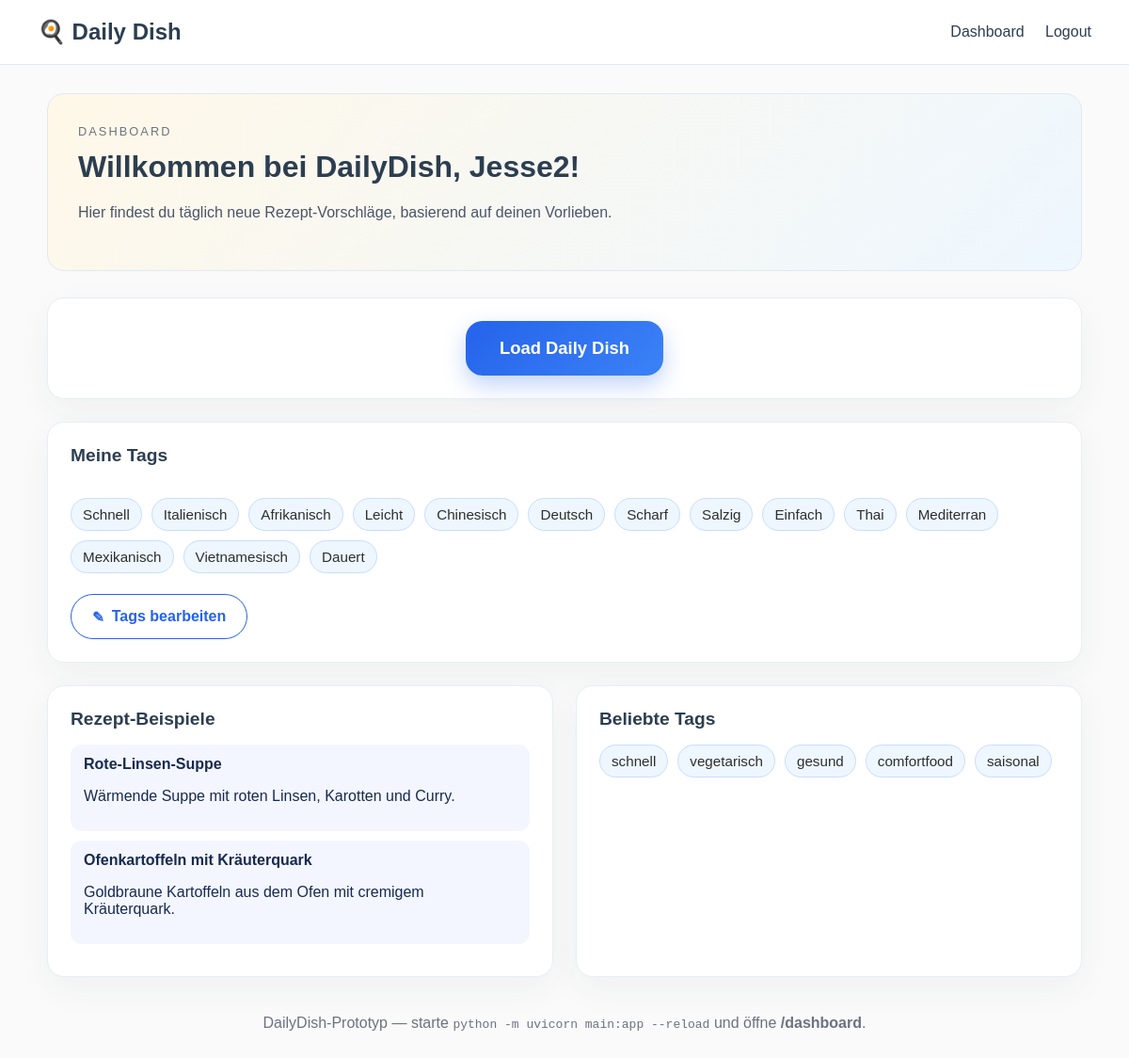
/dashboard (signed in), run on an earlier commit of the app's database.
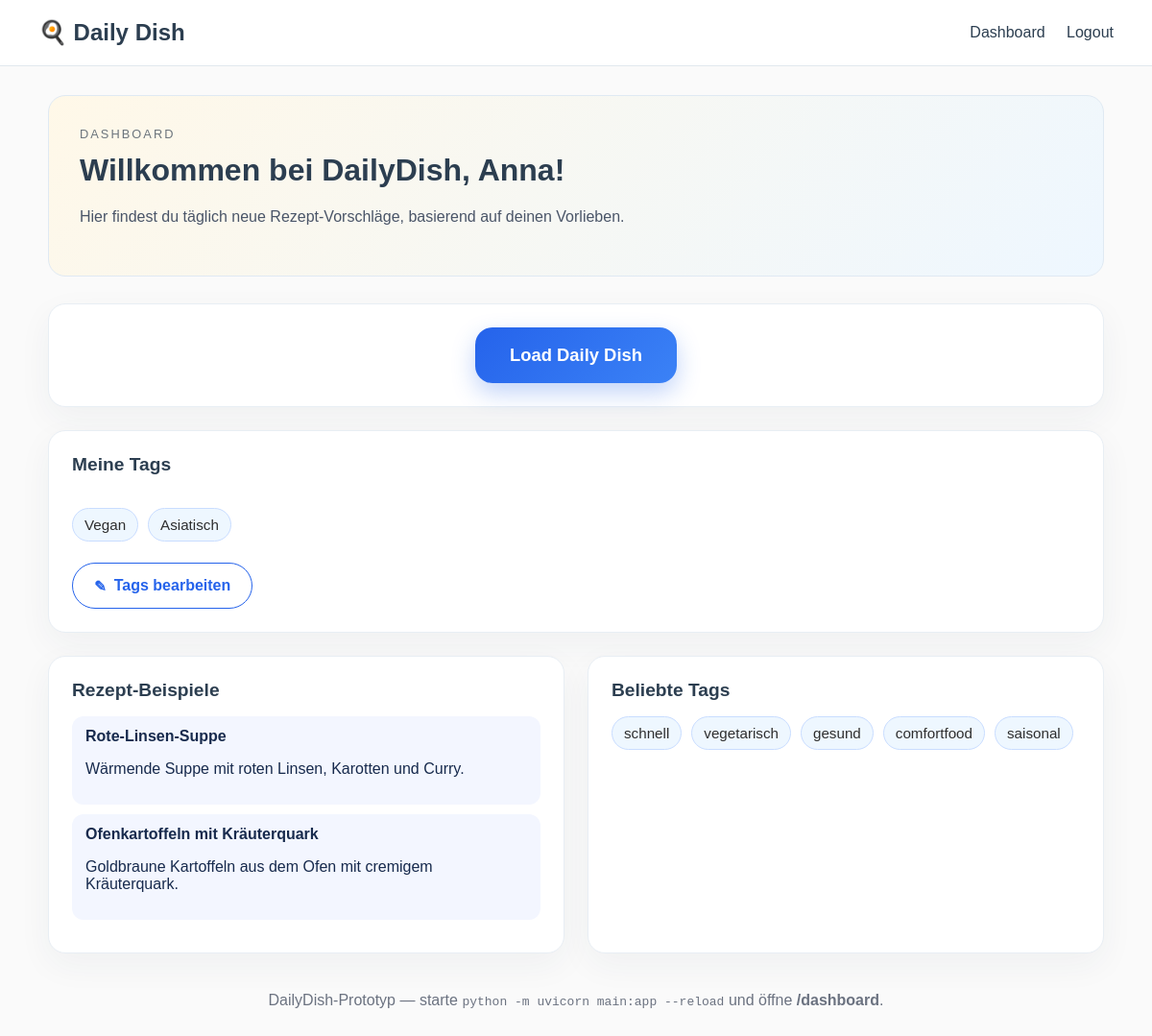
And on a later commit of the database.
### models/user.py (models this page shows)
class User(Base):
    __tablename__ = "users"
    id = Column(Integer, primary_key=True, index=True)
    name = Column(String, unique=True, nullable=False)
    password = Column(String, nullable=False)
    tags = relationship("Tag", secondary="user_tags")
    favourite_recipes = relationship("Recipe", secondary="favourites")

### models/tag.py (models this page shows)
class Tag(Base):
    __tablename__ = "tags"
    id = Column(Integer, primary_key=True, index=True)
    name = Column(String, nullable=False)
    is_required = Column(Boolean, default=False, nullable=False)
    recipes = relationship("Recipe", secondary="recipe_tags", back_populates="tags")

### main.py (the view)
@app.get("/dashboard")
def dashboard(request: Request, db: Session = Depends(get_db)):
    user_id = request.cookies.get("user_id")
    if user_id:
        try:
            user_id_value = int(user_id)
        except ValueError:
            user_id_value = None
        if user_id_value is not None:
            user = db.query(User).filter(User.id == user_id_value).first()
            if user and not user.tags:
                return RedirectResponse(url="/choose-tags", status_code=303)
    return templates.TemplateResponse(
        request,
        "dashboard.html",
        {"request": request}
    )

### templates/dashboard.html (shortened to what this page needs)
{% extends "base.html" %}
{% block content %}
<section class="dashboard-hero">
    <div>
        <div class="eyebrow">Dashboard</div>
        {% if user %}
            <h2>Willkommen bei DailyDish, {{ user.name }}!</h2>
        {% else %}
            <h2>Willkommen bei DailyDish</h2>
        {% endif %}
        <p>Hier findest du täglich neue Rezept-Vorschläge, basierend auf deinen Vorlieben.</p>
    </div>
</section>
{% if is_logged_in and user %}
<section class="daily-dish-section">
    <div class="card daily-dish-card">
        <div class="daily-dish-cta">
            <button id="load-daily-dish-button" class="daily-dish-button" type="button" data-user-id="{{ user.id }}">Load Daily Dish</button>
        </div>
    </div>
</section>
<section class="dashboard-tags-section">
    <div class="card my-tags-card">
        <h3>Meine Tags</h3>
        {% if user.tags %}
        <div class="tag-pill-list">
            {% for tag in user.tags %}
            <span class="tag-pill">{{ tag.name }}</span>
            {% endfor %}
        </div>
        {% else %}
        <p>Du hast noch keine Tags ausgewählt.</p>
        {% endif %}
        <a class="button dashboard-edit-tags-button" href="/choose-tags">
            <span class="pen-icon" aria-hidden="true">✎</span>
            Tags bearbeiten
        </a>
    </div>
</section>
{% endif %}
<section class="overview-grid">
    <div class="card">
        <h3>Rezept-Beispiele</h3>
        <div id="recipe-example-list" class="suggestion-list">
        </div>
    </div>
    <div class="card">
        <h3>Beliebte Tags</h3>
        <div class="tag-pill-list">
            <span class="tag-pill">schnell</span>
            <span class="tag-pill">vegetarisch</span>
            <span class="tag-pill">gesund</span>
            <span class="tag-pill">comfortfood</span>
            <span class="tag-pill">saisonal</span>
        </div>
    </div>
</section>
<footer>
    <p>DailyDish-Prototyp — starte <code>python -m uvicorn main:app --reload</code> und öffne <strong>/dashboard</strong>.</p>
</footer>
{% endblock %}

What changed in the data, as far as the page shows it:
no longer on this page (row edited): Tag: name "Schnell"
no longer on this page (row edited): Tag: name "Italienisch"
no longer on this page (row edited): Tag: name "Afrikanisch"
no longer on this page (row edited): Tag: name "Leicht"
no longer on this page (row edited): Tag: name "Chinesisch"
no longer on this page (row edited): Tag: name "Deutsch"
no longer on this page (row edited): Tag: name "Scharf"
no longer on this page (row edited): Tag: name "Salzig"
no longer on this page (row unchanged): Tag: name "Einfach"
no longer on this page (row edited): Tag: name "Thai"
no longer on this page (row edited): Tag: name "Mediterran"
no longer on this page (row edited): Tag: name "Mexikanisch"
no longer on this page (row edited): Tag: name "Vietnamesisch"
no longer on this page (row unchanged): Tag: name "Dauert"
changed User: name "Jesse2" → "Anna"
now on this page (row edited): Tag: name "Vegan"
now on this page (row edited): Tag: name "Asiatisch"
